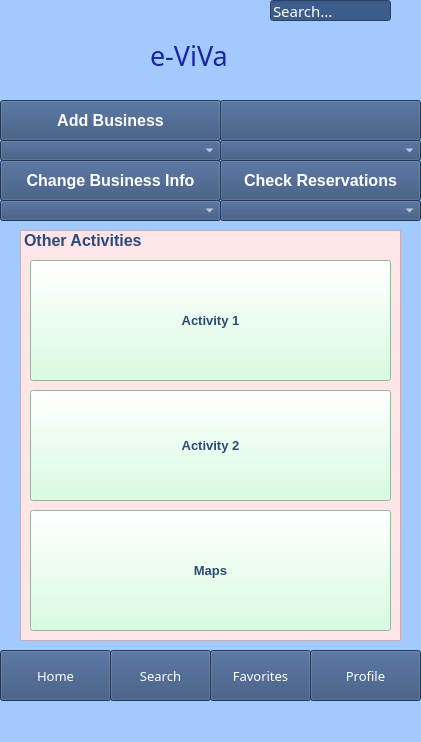
<?xml version="1.0" encoding="UTF-8"?>
<ui version="4.0">
 <class>MainWindow</class>
 <widget class="QMainWindow" name="MainWindow">
  <property name="geometry">
   <rect>
    <x>0</x>
    <y>0</y>
    <width>421</width>
    <height>742</height>
   </rect>
  </property>
  <property name="windowTitle">
   <string>MainWindow</string>
  </property>
  <property name="styleSheet">
   <string notr="true">background-color: rgb(162, 202, 255);</string>
  </property>
  <widget class="QWidget" name="centralwidget">
   <widget class="QLineEdit" name="Search">
    <property name="geometry">
     <rect>
      <x>270</x>
      <y>0</y>
      <width>121</width>
      <height>21</height>
     </rect>
    </property>
    <property name="font">
     <font>
      <family>MS Reference Sans Serif</family>
      <pointsize>11</pointsize>
     </font>
    </property>
    <property name="styleSheet">
     <string notr="true">background-color: rgb(60, 92, 140);
color: rgb(255, 255, 255);</string>
    </property>
    <property name="text">
     <string>Search...</string>
    </property>
   </widget>
   <widget class="QLabel" name="e-ViVa">
    <property name="geometry">
     <rect>
      <x>150</x>
      <y>30</y>
      <width>171</width>
      <height>51</height>
     </rect>
    </property>
    <property name="font">
     <font>
      <family>Forte</family>
      <pointsize>20</pointsize>
      <weight>50</weight>
      <bold>false</bold>
     </font>
    </property>
    <property name="styleSheet">
     <string notr="true">background-color: rgb(162, 202, 255);
color: rgb(27, 36, 156);

</string>
    </property>
    <property name="text">
     <string>e-ViVa</string>
    </property>
   </widget>
   <widget class="QPushButton" name="AttractionsButton">
    <property name="geometry">
     <rect>
      <x>220</x>
      <y>100</y>
      <width>201</width>
      <height>41</height>
     </rect>
    </property>
    <property name="font">
     <font>
      <pointsize>12</pointsize>
      <weight>75</weight>
      <bold>true</bold>
     </font>
    </property>
    <property name="styleSheet">
     <string notr="true">background-color: rgb(0, 170, 255);
background-color: rgb(48, 76, 118);
color: rgb(255, 255, 255);</string>
    </property>
    <property name="text">
     <string/>
    </property>
   </widget>
   <widget class="QPushButton" name="AccomodationButton">
    <property name="geometry">
     <rect>
      <x>0</x>
      <y>100</y>
      <width>221</width>
      <height>41</height>
     </rect>
    </property>
    <property name="font">
     <font>
      <pointsize>12</pointsize>
      <weight>75</weight>
      <bold>true</bold>
     </font>
    </property>
    <property name="styleSheet">
     <string notr="true">background-color: rgb(0, 170, 255);
background-color: rgb(48, 76, 118);
color: rgb(255, 255, 255);</string>
    </property>
    <property name="text">
     <string>Add Business</string>
    </property>
   </widget>
   <widget class="QPushButton" name="FlightsButton">
    <property name="geometry">
     <rect>
      <x>0</x>
      <y>160</y>
      <width>221</width>
      <height>41</height>
     </rect>
    </property>
    <property name="font">
     <font>
      <pointsize>12</pointsize>
      <weight>75</weight>
      <bold>true</bold>
     </font>
    </property>
    <property name="styleSheet">
     <string notr="true">background-color: rgb(0, 170, 255);
background-color: rgb(48, 76, 118);
color: rgb(255, 255, 255);</string>
    </property>
    <property name="text">
     <string>Change Business Info</string>
    </property>
   </widget>
   <widget class="QPushButton" name="TransportButton">
    <property name="geometry">
     <rect>
      <x>220</x>
      <y>160</y>
      <width>201</width>
      <height>41</height>
     </rect>
    </property>
    <property name="font">
     <font>
      <pointsize>12</pointsize>
      <weight>75</weight>
      <bold>true</bold>
     </font>
    </property>
    <property name="styleSheet">
     <string notr="true">background-color: rgb(0, 170, 255);
background-color: rgb(48, 76, 118);
color: rgb(255, 255, 255);</string>
    </property>
    <property name="text">
     <string>Check Reservations</string>
    </property>
   </widget>
   <widget class="QComboBox" name="comboBoxAccomodation">
    <property name="geometry">
     <rect>
      <x>0</x>
      <y>140</y>
      <width>221</width>
      <height>21</height>
     </rect>
    </property>
    <property name="styleSheet">
     <string notr="true">background-color: rgb(0, 170, 255);
background-color: rgb(48, 76, 118);
color: rgb(255, 255, 255);</string>
    </property>
    <item>
     <property name="text">
      <string/>
     </property>
    </item>
    <item>
     <property name="text">
      <string>Hotels</string>
     </property>
    </item>
    <item>
     <property name="text">
      <string>Motels</string>
     </property>
    </item>
    <item>
     <property name="text">
      <string>Air-Bnb</string>
     </property>
    </item>
    <item>
     <property name="text">
      <string>Camping</string>
     </property>
    </item>
   </widget>
   <widget class="QComboBox" name="comboBoxAttractions">
    <property name="geometry">
     <rect>
      <x>220</x>
      <y>140</y>
      <width>201</width>
      <height>21</height>
     </rect>
    </property>
    <property name="styleSheet">
     <string notr="true">background-color: rgb(0, 170, 255);
background-color: rgb(48, 76, 118);
color: rgb(255, 255, 255);</string>
    </property>
    <item>
     <property name="text">
      <string/>
     </property>
    </item>
    <item>
     <property name="text">
      <string>Museums</string>
     </property>
    </item>
    <item>
     <property name="text">
      <string>Concerts</string>
     </property>
    </item>
   </widget>
   <widget class="QComboBox" name="comboBoxAttractions_2">
    <property name="geometry">
     <rect>
      <x>0</x>
      <y>200</y>
      <width>221</width>
      <height>21</height>
     </rect>
    </property>
    <property name="styleSheet">
     <string notr="true">background-color: rgb(0, 170, 255);
background-color: rgb(48, 76, 118);
color: rgb(255, 255, 255);</string>
    </property>
    <item>
     <property name="text">
      <string/>
     </property>
    </item>
    <item>
     <property name="text">
      <string>Fast Food</string>
     </property>
    </item>
    <item>
     <property name="text">
      <string>Fine Dinning</string>
     </property>
    </item>
   </widget>
   <widget class="QComboBox" name="comboBoxRestaurants_2">
    <property name="geometry">
     <rect>
      <x>220</x>
      <y>200</y>
      <width>201</width>
      <height>21</height>
     </rect>
    </property>
    <property name="styleSheet">
     <string notr="true">background-color: rgb(0, 170, 255);
background-color: rgb(48, 76, 118);
color: rgb(255, 255, 255);</string>
    </property>
    <item>
     <property name="text">
      <string/>
     </property>
    </item>
    <item>
     <property name="text">
      <string>Fast Food</string>
     </property>
    </item>
    <item>
     <property name="text">
      <string>Fine Dinning</string>
     </property>
    </item>
   </widget>
   <widget class="QPushButton" name="FavoritesButton">
    <property name="geometry">
     <rect>
      <x>210</x>
      <y>650</y>
      <width>101</width>
      <height>51</height>
     </rect>
    </property>
    <property name="font">
     <font>
      <family>Arial Rounded MT Bold</family>
      <pointsize>10</pointsize>
      <weight>50</weight>
      <bold>false</bold>
     </font>
    </property>
    <property name="styleSheet">
     <string notr="true">background-color: rgb(0, 170, 255);
background-color: rgb(48, 76, 118);
color: rgb(255, 255, 255);</string>
    </property>
    <property name="text">
     <string>Favorites</string>
    </property>
    <property name="default">
     <bool>false</bool>
    </property>
    <property name="flat">
     <bool>false</bool>
    </property>
   </widget>
   <widget class="QPushButton" name="SearchButton">
    <property name="geometry">
     <rect>
      <x>110</x>
      <y>650</y>
      <width>101</width>
      <height>51</height>
     </rect>
    </property>
    <property name="font">
     <font>
      <family>Arial Rounded MT Bold</family>
      <pointsize>10</pointsize>
      <weight>50</weight>
      <bold>false</bold>
     </font>
    </property>
    <property name="styleSheet">
     <string notr="true">background-color: rgb(0, 170, 255);
background-color: rgb(48, 76, 118);
color: rgb(255, 255, 255);</string>
    </property>
    <property name="text">
     <string>Search</string>
    </property>
    <property name="default">
     <bool>false</bool>
    </property>
    <property name="flat">
     <bool>false</bool>
    </property>
   </widget>
   <widget class="QPushButton" name="HomeButton">
    <property name="geometry">
     <rect>
      <x>0</x>
      <y>650</y>
      <width>111</width>
      <height>51</height>
     </rect>
    </property>
    <property name="font">
     <font>
      <family>Arial Rounded MT Bold</family>
      <pointsize>10</pointsize>
      <weight>50</weight>
      <bold>false</bold>
     </font>
    </property>
    <property name="styleSheet">
     <string notr="true">background-color: rgb(0, 170, 255);
background-color: rgb(48, 76, 118);
color: rgb(255, 255, 255);</string>
    </property>
    <property name="text">
     <string>Home</string>
    </property>
    <property name="default">
     <bool>false</bool>
    </property>
    <property name="flat">
     <bool>false</bool>
    </property>
   </widget>
   <widget class="QPushButton" name="ProfileButton">
    <property name="geometry">
     <rect>
      <x>310</x>
      <y>650</y>
      <width>111</width>
      <height>51</height>
     </rect>
    </property>
    <property name="font">
     <font>
      <family>Arial Rounded MT Bold</family>
      <pointsize>10</pointsize>
      <weight>50</weight>
      <bold>false</bold>
     </font>
    </property>
    <property name="styleSheet">
     <string notr="true">background-color: rgb(0, 170, 255);
background-color: rgb(48, 76, 118);
color: rgb(255, 255, 255);</string>
    </property>
    <property name="text">
     <string>Profile</string>
    </property>
    <property name="default">
     <bool>false</bool>
    </property>
    <property name="flat">
     <bool>false</bool>
    </property>
   </widget>
   <widget class="QListWidget" name="listWidget">
    <property name="geometry">
     <rect>
      <x>20</x>
      <y>230</y>
      <width>381</width>
      <height>411</height>
     </rect>
    </property>
    <property name="font">
     <font>
      <pointsize>12</pointsize>
      <weight>75</weight>
      <bold>true</bold>
     </font>
    </property>
    <property name="layoutDirection">
     <enum>Qt::LeftToRight</enum>
    </property>
    <property name="styleSheet">
     <string notr="true">background-color: rgb(255, 228, 232);
color: rgb(41, 75, 117);


</string>
    </property>
    <item>
     <property name="text">
      <string>Other Activities</string>
     </property>
    </item>
   </widget>
   <widget class="QPushButton" name="pushButton">
    <property name="geometry">
     <rect>
      <x>30</x>
      <y>260</y>
      <width>361</width>
      <height>121</height>
     </rect>
    </property>
    <property name="font">
     <font>
      <pointsize>10</pointsize>
      <weight>75</weight>
      <bold>true</bold>
     </font>
    </property>
    <property name="layoutDirection">
     <enum>Qt::LeftToRight</enum>
    </property>
    <property name="styleSheet">
     <string notr="true">color: rgb(41, 75, 117);
background-color: rgb(206, 255, 217);</string>
    </property>
    <property name="text">
     <string>Activity 1</string>
    </property>
   </widget>
   <widget class="QPushButton" name="pushButton_2">
    <property name="geometry">
     <rect>
      <x>30</x>
      <y>390</y>
      <width>361</width>
      <height>111</height>
     </rect>
    </property>
    <property name="font">
     <font>
      <pointsize>10</pointsize>
      <weight>75</weight>
      <bold>true</bold>
     </font>
    </property>
    <property name="layoutDirection">
     <enum>Qt::LeftToRight</enum>
    </property>
    <property name="styleSheet">
     <string notr="true">color: rgb(41, 75, 117);
background-color: rgb(206, 255, 217);</string>
    </property>
    <property name="text">
     <string>Activity 2</string>
    </property>
   </widget>
   <widget class="QPushButton" name="pushButton_3">
    <property name="geometry">
     <rect>
      <x>30</x>
      <y>510</y>
      <width>361</width>
      <height>121</height>
     </rect>
    </property>
    <property name="font">
     <font>
      <pointsize>10</pointsize>
      <weight>75</weight>
      <bold>true</bold>
     </font>
    </property>
    <property name="layoutDirection">
     <enum>Qt::LeftToRight</enum>
    </property>
    <property name="styleSheet">
     <string notr="true">color: rgb(41, 75, 117);
background-color: rgb(206, 255, 217);</string>
    </property>
    <property name="text">
     <string>Maps</string>
    </property>
   </widget>
  </widget>
  <widget class="QMenuBar" name="menubar">
   <property name="geometry">
    <rect>
     <x>0</x>
     <y>0</y>
     <width>421</width>
     <height>21</height>
    </rect>
   </property>
  </widget>
  <widget class="QStatusBar" name="statusbar"/>
 </widget>
 <resources/>
 <connections/>
</ui>
